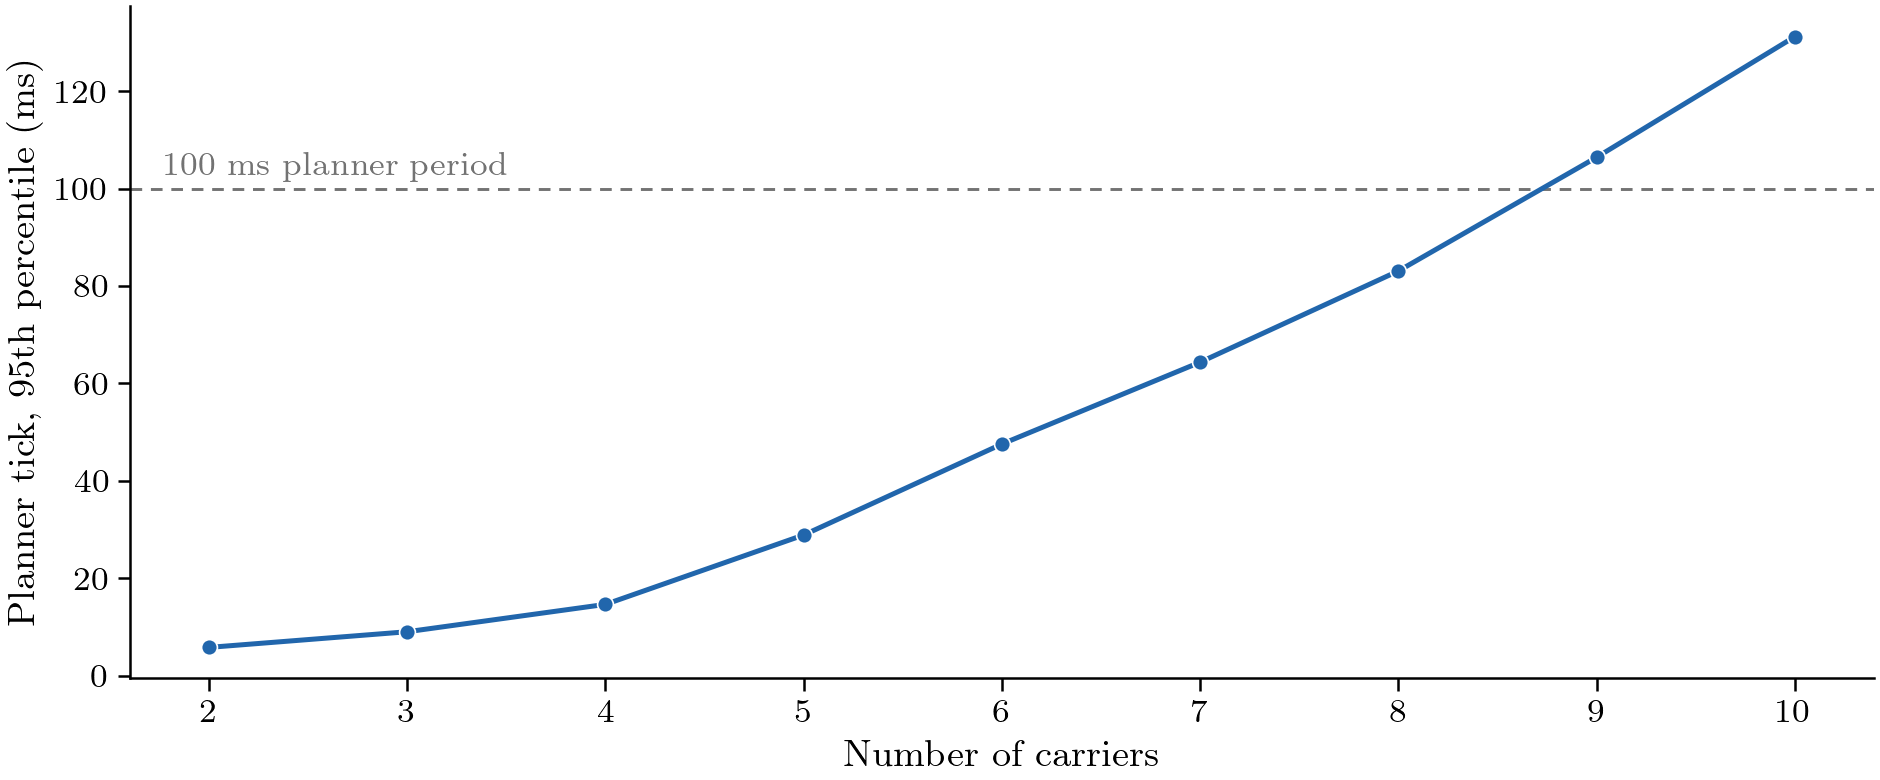

Generate this figure with Python:
#!/usr/bin/env python3
"""The planner's whole tick against fleet size, idle rig laptop (bench B, 24 Oct), at 5, 2 and 1 SQP iterations.

Message: the tick grows with the fleet; at 5 iterations eight carriers take ~256 ms against the 100 ms period, at 1
iteration ~83 ms. The grey dotted line is the rig projection (the in-flight factor 3.5): ticks under it fit in flight.
Data: results/analysis/s_bench_B_2026-10-24.json (tick_ms p95, plan_fast_refs on).
"""
import json
import os
import sys

sys.path.insert(0, os.path.dirname(os.path.abspath(__file__)))
import review_style as S  # noqa: E402

COLS = {5: '#0d0887', 2: '#7e03a8', 1: '#cc4778'}


def main():
    d = json.load(open(os.path.join(S.REPO, 'results', 'analysis', 's_bench_B_2026-10-24.json')))
    S.setup()
    fig = S.figure('full', 2.6)
    ax = fig.subplots()
    # one iteration count only, unlabelled, no rig projection (Wesley 27 Oct)
    rows = sorted((r for r in d['rows'] if r['iters'] == 1), key=lambda r: r['n'])
    ax.plot([r['n'] for r in rows], [r['tick_ms']['p95'] for r in rows], '-o', color=S.BLUE, lw=S.LW_HERO, ms=S.MS,
            mec='white', mew=0.4)
    S.ref_line(ax, 100.0, '100 ms planner period', x=0.02, ha='left')
    ax.set_xlabel('Number of carriers')
    ax.set_ylabel('Planner tick, 95th percentile (ms)')
    ax.set_xticks(range(2, 11))
    ax.set_xlim(1.6, 10.4)
    S.save(fig, 'fig_s_tick')


if __name__ == '__main__':
    main()
